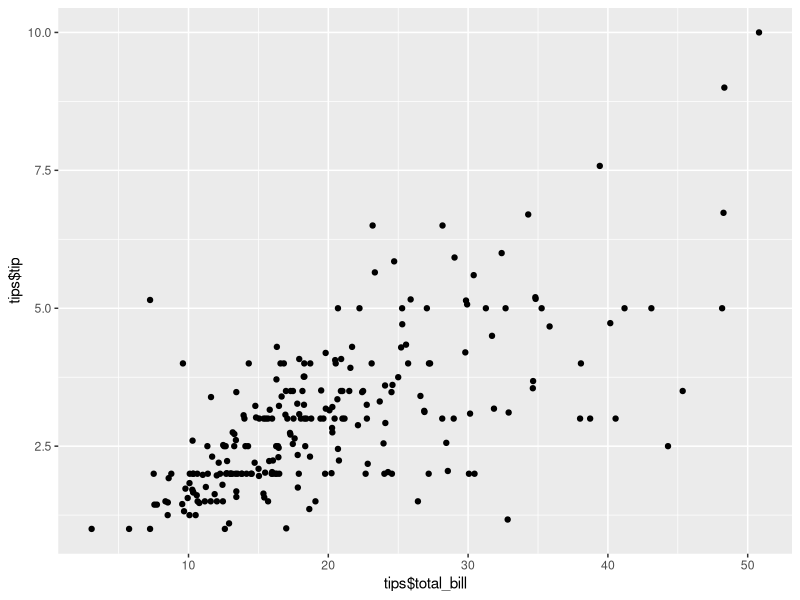

This chart was generated by the following R code:
## ---- chunk 1
knitr::opts_chunk$set(echo = TRUE)
## ---- chunk 2
data(tips, package="reshape2")
View(tips)
## ---- chunk 3
str(tips)
numParty = 244
## ---- chunk 4
str(tips)
## ---- chunk 5
day <- factor(tips$day, level=c('Thur', 'Fri', 'Sat', 'Sun'))
levels(day)
day
## ---- chunk 6
female5 <- tips[tips$sex == 'Female' & tips$size >= 5, ]
female5
## ---- chunk 7
library(ggplot2)
ggplot(tips, aes(x=tips$total_bill, y=tips$tip)) + geom_point()
## ---- chunk 8
tips$tiprate <- tips$tip / tips$total_bill
mean(tips$tiprate)
